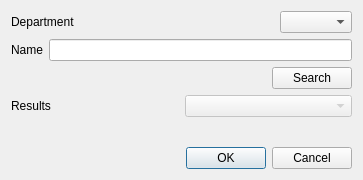
<?xml version="1.0" encoding="UTF-8"?>
<ui version="4.0">
 <class>SearchDialog</class>
 <widget class="QDialog" name="SearchDialog">
  <property name="geometry">
   <rect>
    <x>0</x>
    <y>0</y>
    <width>363</width>
    <height>180</height>
   </rect>
  </property>
  <property name="windowTitle">
   <string>Dialog</string>
  </property>
  <layout class="QGridLayout" name="gridLayout">
   <item row="0" column="0">
    <layout class="QHBoxLayout" name="horizontalLayout">
     <item>
      <widget class="QLabel" name="label">
       <property name="text">
        <string>Department</string>
       </property>
      </widget>
     </item>
     <item>
      <spacer name="horizontalSpacer">
       <property name="orientation">
        <enum>Qt::Horizontal</enum>
       </property>
       <property name="sizeHint" stdset="0">
        <size>
         <width>40</width>
         <height>20</height>
        </size>
       </property>
      </spacer>
     </item>
     <item>
      <widget class="QComboBox" name="department"/>
     </item>
    </layout>
   </item>
   <item row="1" column="0">
    <layout class="QHBoxLayout" name="horizontalLayout_2">
     <item>
      <widget class="QLabel" name="label_2">
       <property name="text">
        <string>Name</string>
       </property>
      </widget>
     </item>
     <item>
      <widget class="QLineEdit" name="name"/>
     </item>
    </layout>
   </item>
   <item row="2" column="0">
    <layout class="QHBoxLayout" name="horizontalLayout_3">
     <item>
      <spacer name="horizontalSpacer_2">
       <property name="orientation">
        <enum>Qt::Horizontal</enum>
       </property>
       <property name="sizeHint" stdset="0">
        <size>
         <width>40</width>
         <height>20</height>
        </size>
       </property>
      </spacer>
     </item>
     <item>
      <widget class="QPushButton" name="searchButton">
       <property name="text">
        <string>Search</string>
       </property>
      </widget>
     </item>
    </layout>
   </item>
   <item row="3" column="0">
    <layout class="QHBoxLayout" name="horizontalLayout_4">
     <item>
      <widget class="QLabel" name="label_3">
       <property name="enabled">
        <bool>true</bool>
       </property>
       <property name="text">
        <string>Results</string>
       </property>
      </widget>
     </item>
     <item>
      <widget class="QComboBox" name="results">
       <property name="enabled">
        <bool>false</bool>
       </property>
      </widget>
     </item>
    </layout>
   </item>
   <item row="4" column="0">
    <spacer name="verticalSpacer">
     <property name="orientation">
      <enum>Qt::Vertical</enum>
     </property>
     <property name="sizeHint" stdset="0">
      <size>
       <width>20</width>
       <height>20</height>
      </size>
     </property>
    </spacer>
   </item>
   <item row="5" column="0">
    <widget class="QDialogButtonBox" name="buttonBox">
     <property name="orientation">
      <enum>Qt::Horizontal</enum>
     </property>
     <property name="standardButtons">
      <set>QDialogButtonBox::Cancel|QDialogButtonBox::Ok</set>
     </property>
     <property name="centerButtons">
      <bool>false</bool>
     </property>
    </widget>
   </item>
  </layout>
 </widget>
 <resources/>
 <connections>
  <connection>
   <sender>buttonBox</sender>
   <signal>accepted()</signal>
   <receiver>SearchDialog</receiver>
   <slot>accept()</slot>
   <hints>
    <hint type="sourcelabel">
     <x>248</x>
     <y>254</y>
    </hint>
    <hint type="destinationlabel">
     <x>157</x>
     <y>274</y>
    </hint>
   </hints>
  </connection>
  <connection>
   <sender>buttonBox</sender>
   <signal>rejected()</signal>
   <receiver>SearchDialog</receiver>
   <slot>reject()</slot>
   <hints>
    <hint type="sourcelabel">
     <x>316</x>
     <y>260</y>
    </hint>
    <hint type="destinationlabel">
     <x>286</x>
     <y>274</y>
    </hint>
   </hints>
  </connection>
 </connections>
</ui>
